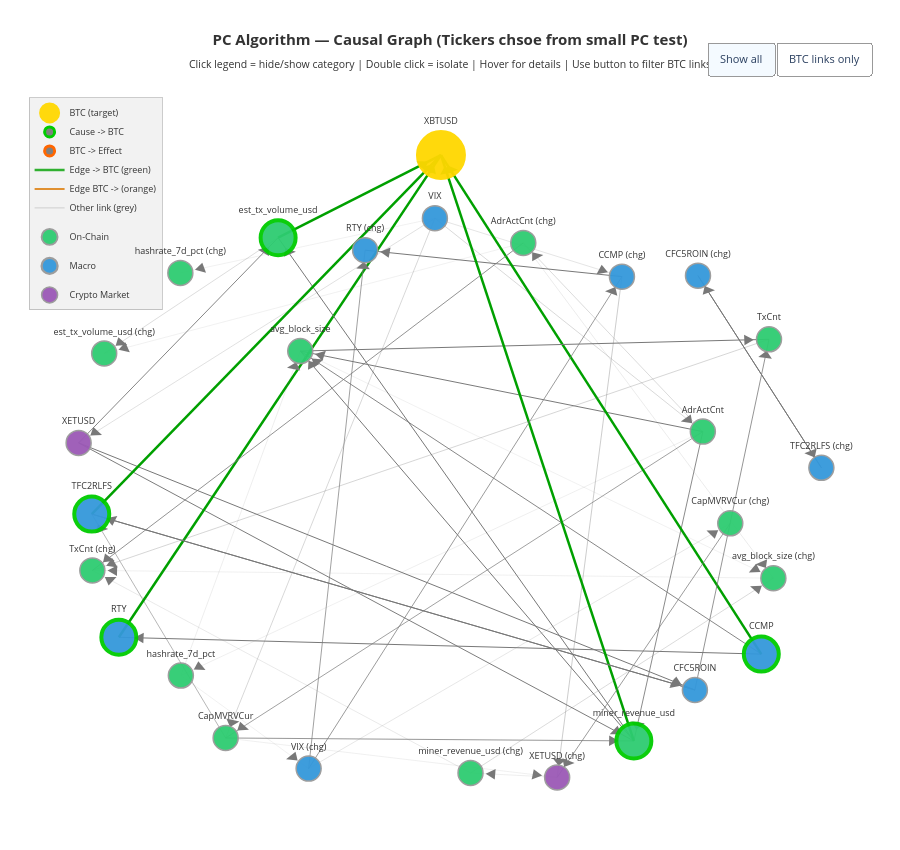

Notebook code for this chart:
### Code cell
import plotly.graph_objects as go
import networkx as nx
import numpy as np


def plot_dag_arrows(cg_object, nodes, df_returns, causes, effets, bidirect, target_ticker):
    """
    cg_object: le cg.G retourné par causallearn (PAS adj_matrix)
    """

    G = nx.DiGraph()

    # Construire le graphe depuis l'objet causallearn (PAS depuis adj_matrix)
    for i in range(len(nodes)):
        for j in range(i+1, len(nodes)):
            node_i = cg_object.nodes[i]
            node_j = cg_object.nodes[j]
            edge = cg_object.get_edge(node_i, node_j)
            if edge is None:
                continue
            ep1 = str(edge.get_endpoint1())  # côté node_i
            ep2 = str(edge.get_endpoint2())  # côté node_j

            if ep1 == "TAIL" and ep2 == "ARROW":
                G.add_edge(nodes[i], nodes[j])  # i → j
            elif ep1 == "ARROW" and ep2 == "TAIL":
                G.add_edge(nodes[j], nodes[i])  # j → i
            elif ep1 == "ARROW" and ep2 == "ARROW":
                G.add_edge(nodes[i], nodes[j])
                G.add_edge(nodes[j], nodes[i])
            else:
                # Non orienté — on met les deux directions
                G.add_edge(nodes[i], nodes[j])
                G.add_edge(nodes[j], nodes[i])

    btc_neighbors = set(G.predecessors(target_ticker)) | set(G.successors(target_ticker))
    btc_neighbors.add(target_ticker)

    pos = nx.spring_layout(G, seed=42, k=2.5)
    pos[target_ticker] = np.array([0.0, 1.2])
    corr_matrix = np.abs(np.corrcoef(df_returns.values.T))

    all_traces = []
    vis_all = []
    vis_btc_only = []

    for u, v in G.edges():
        x0, y0 = pos[u]
        x1, y1 = pos[v]
        idx_u = nodes.index(u) if u in nodes else -1
        idx_v = nodes.index(v) if v in nodes else -1
        weight = corr_matrix[idx_u, idx_v] if idx_u >= 0 and idx_v >= 0 else 0.3
        alpha = max(0.1, min(1.0, weight * 1.5))
        cat_u, cat_v = get_category(u), get_category(v)
        is_btc_edge = (u == target_ticker or v == target_ticker)

        # u → v : si v est BTC, c'est une cause (vert)
        #         si u est BTC, c'est un effet (orange)
        if v == target_ticker:
            rgba  = f"rgba(0, 160, 0, {alpha})"
            solid = "rgb(0, 160, 0)"
            width = 2.5
        elif u == target_ticker:
            rgba  = f"rgba(220, 120, 0, {alpha})"
            solid = "rgb(220, 120, 0)"
            width = 2.0
        else:
            rgba  = f"rgba(120, 120, 120, {alpha})"
            solid = "rgb(120, 120, 120)"
            width = 1.0

        if cat_u == "BTC (target)":    edge_groups = [cat_v]
        elif cat_v == "BTC (target)":  edge_groups = [cat_u]
        else:                          edge_groups = [cat_u]

        # Triangle de flèche : pointe vers v (la destination)
        dx, dy = x1 - x0, y1 - y0
        length = np.sqrt(dx**2 + dy**2)
        if length > 0:
            ux_n, uy_n = dx / length, dy / length
            tip_x = x1 - ux_n * 0.04
            tip_y = y1 - uy_n * 0.04
            perp_x, perp_y = -uy_n, ux_n
            arrow_size = 0.018
            base1_x = tip_x - ux_n * 0.025 + perp_x * arrow_size
            base1_y = tip_y - uy_n * 0.025 + perp_y * arrow_size
            base2_x = tip_x - ux_n * 0.025 - perp_x * arrow_size
            base2_y = tip_y - uy_n * 0.025 - perp_y * arrow_size
        else:
            tip_x, tip_y = x1, y1
            base1_x, base1_y = x1, y1
            base2_x, base2_y = x1, y1

        for grp in edge_groups:
            # Ligne
            all_traces.append(go.Scatter(
                x=[x0, x1, None], y=[y0, y1, None], mode='lines',
                line=dict(width=width, color=rgba),
                hoverinfo='none', showlegend=False, legendgroup=grp))
            vis_all.append(True)
            vis_btc_only.append(is_btc_edge)

            # Pointe de flèche (triangle)
            all_traces.append(go.Scatter(
                x=[tip_x, base1_x, base2_x, tip_x, None],
                y=[tip_y, base1_y, base2_y, tip_y, None],
                mode='lines', fill='toself',
                fillcolor=solid, line=dict(width=0, color=solid),
                hoverinfo='none', showlegend=False, legendgroup=grp))
            vis_all.append(True)
            vis_btc_only.append(is_btc_edge)

    # --- NODES ---
    for cat, color in CATEGORY_COLORS.items():
        cat_nodes = [n for n in G.nodes() if get_category(n) == cat]
        if not cat_nodes: continue
        cx, cy, csizes, ctext, chover, cborders, cborder_w = [], [], [], [], [], [], []
        for node in cat_nodes:
            x, y = pos[node]
            cx.append(x); cy.append(y)
            in_e = list(G.predecessors(node))
            out_e = list(G.successors(node))
            chover.append(
                f"<b>{node}</b><br>Category: {cat}<br>"
                f"Receives from: {len(in_e)} nodes<br>Sends to: {len(out_e)} nodes<br>"
                f"Connections: {', '.join(in_e + out_e) if in_e + out_e else 'none'}")
            ctext.append(node.replace(" Index","").replace(" Curncy","").replace("_chg"," (chg)"))
            if node == target_ticker:
                csizes.append(45); cborders.append("#FFD700"); cborder_w.append(5)
            elif node in causes:
                csizes.append(35); cborders.append("#00CC00"); cborder_w.append(4)
            elif node in effets:
                csizes.append(35); cborders.append("#FF6600"); cborder_w.append(4)
            elif node in bidirect:
                csizes.append(35); cborders.append("#CC00CC"); cborder_w.append(4)
            else:
                csizes.append(25); cborders.append("#999999"); cborder_w.append(1.5)
        has_btc = any(n in btc_neighbors for n in cat_nodes)
        lg = '_noclick' if cat == "BTC (target)" else cat
        all_traces.append(go.Scatter(
            x=cx, y=cy, mode='markers+text', name=cat,
            text=ctext, textposition='top center',
            textfont=dict(size=9, color='#333333'),
            hovertext=chover, hoverinfo='text',
            marker=dict(size=csizes, color=color,
                        line=dict(color=cborders, width=cborder_w), opacity=0.95),
            legendgroup=lg, showlegend=True))
        vis_all.append(True)
        vis_btc_only.append(True if cat == "BTC (target)" or has_btc else False)

    # --- LEGEND ---
    for t in [
        go.Scatter(x=[None],y=[None],mode='markers',
            marker=dict(size=10,color='gray',line=dict(color='#00CC00',width=3)),
            name='Cause -> BTC',showlegend=True,legendgroup='_noclick'),
        go.Scatter(x=[None],y=[None],mode='markers',
            marker=dict(size=10,color='gray',line=dict(color='#FF6600',width=3)),
            name='BTC -> Effect',showlegend=True,legendgroup='_noclick'),
        go.Scatter(x=[None],y=[None],mode='lines',
            line=dict(color='rgba(0,160,0,0.8)',width=2.5),
            name='Edge -> BTC (green)',showlegend=True,legendgroup='_noclick'),
        go.Scatter(x=[None],y=[None],mode='lines',
            line=dict(color='rgba(220,120,0,0.8)',width=2),
            name='Edge BTC -> (orange)',showlegend=True,legendgroup='_noclick'),
        go.Scatter(x=[None],y=[None],mode='lines',
            line=dict(color='rgba(120,120,120,0.3)',width=1),
            name='Other link (grey)',showlegend=True,legendgroup='_noclick'),
    ]:
        all_traces.append(t); vis_all.append(True); vis_btc_only.append(True)

    fig = go.Figure(data=all_traces, layout=go.Layout(
        title=dict(text=("<b>PC Algorithm — Causal Graph (Tickers chsoe from small PC test)</b><br>"
            "<sub>Click legend = hide/show category | Double click = isolate | "
            "Hover for details | Use button to filter BTC links</sub>"),
            font=dict(size=15, color='#333333'), x=0.5),
        paper_bgcolor='white', plot_bgcolor='white', showlegend=True,
        legend=dict(bgcolor='rgba(0,0,0,0.05)', bordercolor='rgba(0,0,0,0.2)',
            borderwidth=1, font=dict(color='#333333', size=9),
            x=0.01, y=0.99, groupclick='togglegroup'),
        hovermode='closest',
        xaxis=dict(showgrid=False, zeroline=False, showticklabels=False),
        yaxis=dict(showgrid=False, zeroline=False, showticklabels=False),
        margin=dict(l=20, r=20, t=90, b=20), height=850,
        updatemenus=[dict(type="buttons", direction="left",
            x=0.99, y=1.02, xanchor="right", yanchor="bottom",
            buttons=[
                dict(label="Show all", method="update",
                     args=[{"visible": vis_all}]),
                dict(label="BTC links only", method="update",
                     args=[{"visible": vis_btc_only}]),
            ], bgcolor="white", bordercolor="#999", font=dict(size=11))],
    ))
    import webbrowser, os
    filepath = os.path.abspath("causal_graph_arrows.html")
    fig.write_html(filepath, include_plotlyjs=True)
    fig.show()
    webbrowser.open("file://" + filepath)

# APPEL — on passe cg.G (pas cg.G.graph)
plot_dag_arrows(cg.G, node_names, df_returns, causes, effets, bidirect, target_ticker)
